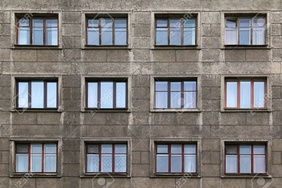
#> input picture SIFT-RANSAC/images/window1.jpg, 282 x 188 px, shrunk from 1300 x 866 before the run
$ python case_study2.py
#> lines starting #> are read from the running program, lines starting #| are printed output that depends on the picture
import cv2
import numpy as np
import matplotlib.pyplot as plt

# --------------------------------------------------
# 1. Load images
# --------------------------------------------------
# Test cases:
# Case A: Same object, different view (watch1 vs watch2)
# Resources: watch1.jpg, watch2.jpg
# Case B: Repetitive pattern (glasses vs glasses_rotated or same)
# Resources: glasses.jpg
# Case C: Different objects (watch vs glasses)

img1_path = "./images/window1.jpg"
img2_path = "./images/window2.jpg"

img1 = cv2.imread(img1_path, cv2.IMREAD_GRAYSCALE)
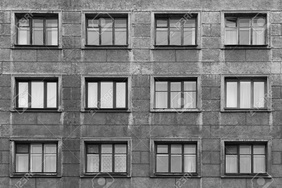
#> img1: shape (188, 282); min 0, max 243, mean 122.6
img2 = cv2.imread(img2_path, cv2.IMREAD_GRAYSCALE)
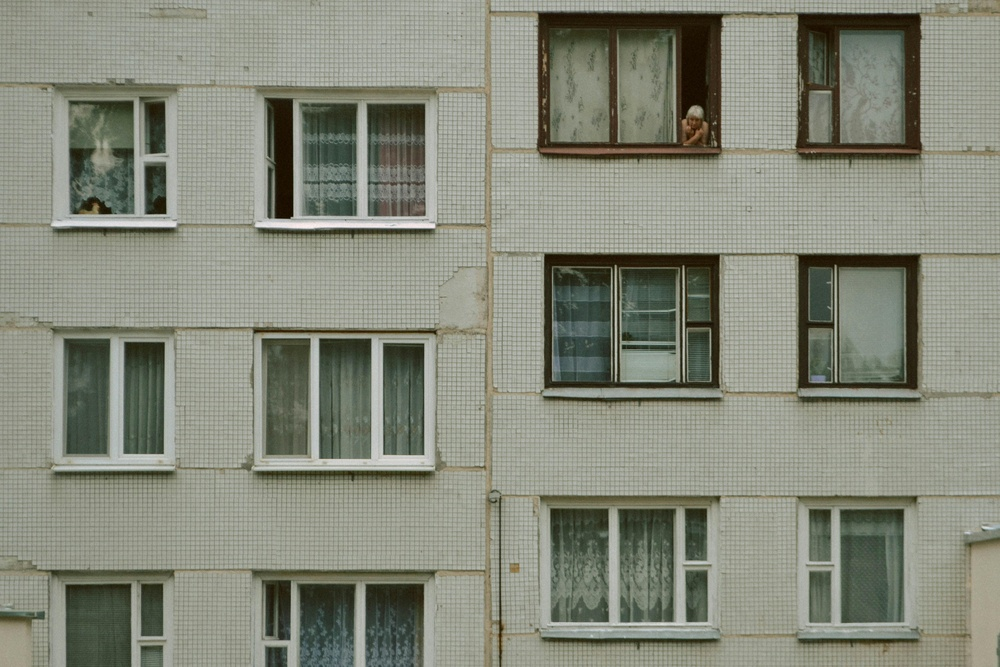
#> input picture SIFT-RANSAC/images/window2.jpg, 1000 x 667 px, shrunk from 4608 x 3072 before the run
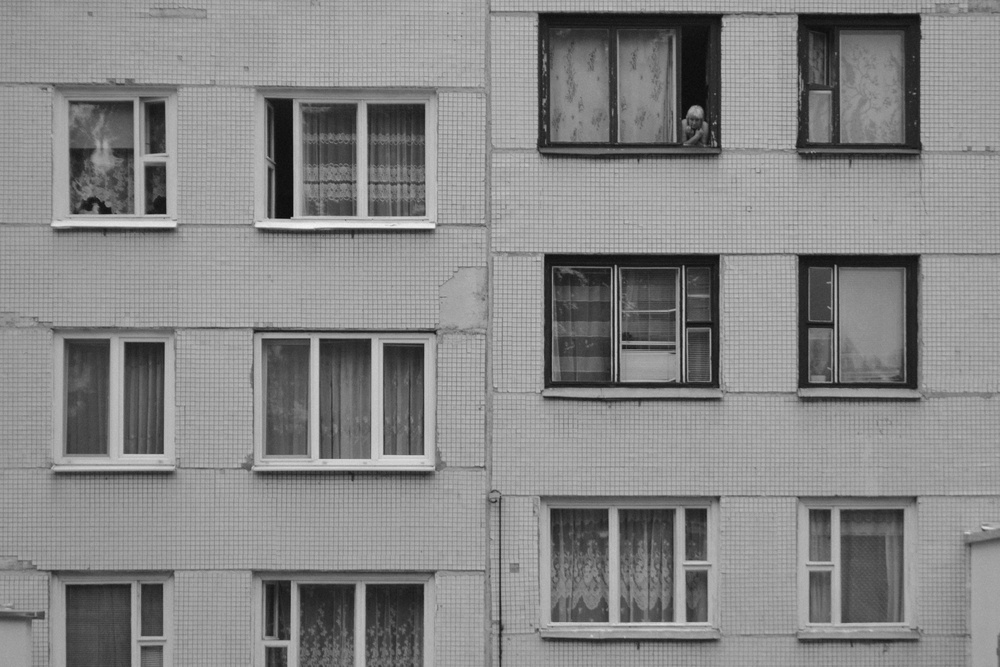
#> img2: shape (667, 1000); min 10, max 243, mean 134.1

assert img1 is not None and img2 is not None, "Verify image paths!"

# Part 1: AUTOMATED SENSITIVITY TEST
print("\n--- PARAMETER SENSITIVITY REPORT ---")

# Test 1: adjust contrast threshold (default 0.04)
contrasts = [0.01, 0.04, 0.10]
for c in contrasts:
    s = cv2.SIFT_create(contrastThreshold=c)
    k = s.detect(img1, None)
    print(f"Contrast {c}: {len(k)} keypoints detected.")
#> this loop made 3 passes
#| Contrast 0.01: 651 keypoints detected.
#| Contrast 0.04: 484 keypoints detected.
#| Contrast 0.1: 257 keypoints detected.

# Test 2: adjust edge threshold (default 10)
edges = [5, 10, 20]
for e in edges:
    s = cv2.SIFT_create(edgeThreshold=e)
    k = s.detect(img1, None)
    print(f"EdgeThresh {e}: {len(k)} keypoints detected.")

# Test 3: adjust sigma (default 1.6)
sigmas = [1.0, 1.6, 3.0]
for sig in sigmas:
    s = cv2.SIFT_create(sigma=sig)
    k = s.detect(img1, None)
    print(f"Sigma {sig}: {len(k)} keypoints detected.")
print("------------------------------------\n")

# SIFT configuration
sift = cv2.SIFT_create(
    contrastThreshold=0.04,
    edgeThreshold=10,
    sigma=1.6
)

kp1, des1 = sift.detectAndCompute(img1, None)
#> kp1 = 484 keypoints; strongest (x, y, size): (55, 80, 4.2), (23, 103, 6.1), (23, 86, 5.4), (125, 80, 4.2)
kp2, des2 = sift.detectAndCompute(img2, None)
#> kp2 = 8770 keypoints; strongest (x, y, size): (283, 208, 14), (157, 206, 13.1), (696, 111, 8), (836, 381, 1.9)

print(f"Keypoints in Image 1: {len(kp1)}")
#| Keypoints in Image 1: 484
print(f"Keypoints in Image 2: {len(kp2)}")
#| Keypoints in Image 2: 8770

# Matcher setup
# SIFT descriptors are L2-norm based.
bf = cv2.BFMatcher(cv2.NORM_L2)


# Part 2: NAÏVE MATCHING (k=1)
naive_matches = bf.match(des1, des2)
#> naive_matches = 484 matches
naive_matches = sorted(naive_matches, key=lambda x: x.distance)

img_naive = cv2.drawMatches(img1, kp1, img2, kp2, naive_matches[:50], None,
                           flags=cv2.DrawMatchesFlags_NOT_DRAW_SINGLE_POINTS)
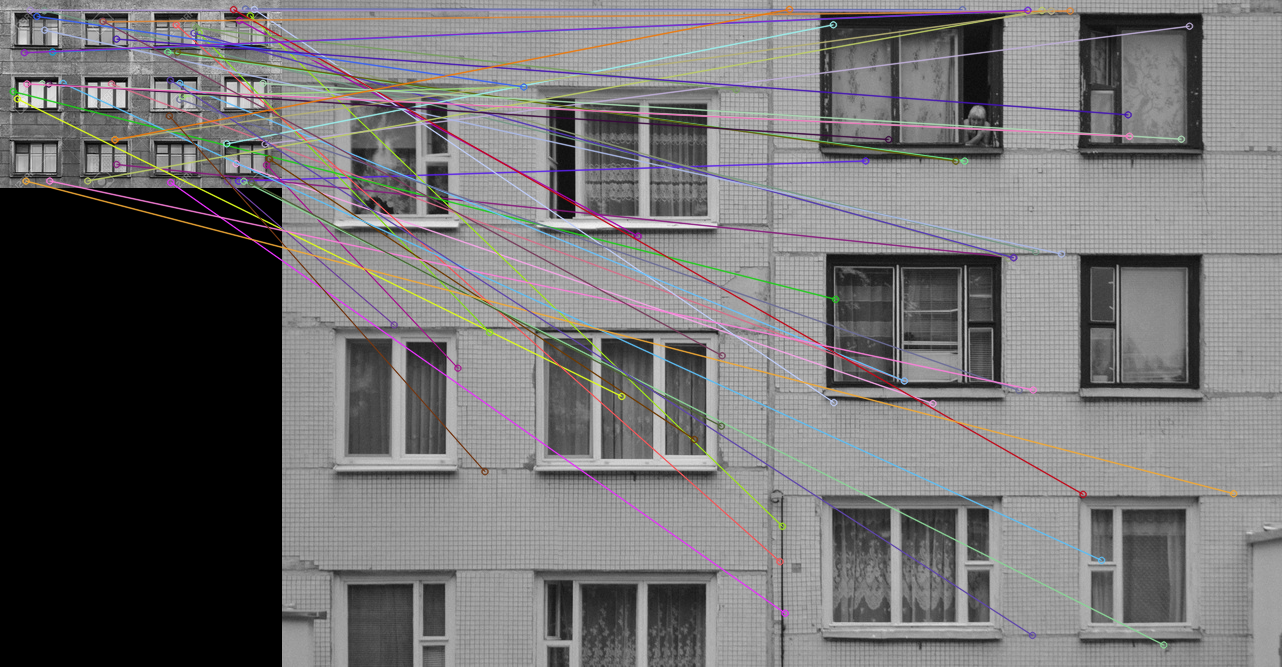
#> img_naive: shape (667, 1282, 3); mean of channels 0, 1, 2 112.8, 112, 113.4; drawn as B, G, R
# ==================================================
# NEW REPORT: NAÏVE MATCHING ANALYSIS
# ==================================================
print("\n--- NAÏVE MATCHING ANALYSIS REPORT ---")

# 1. Number of matches
print(f"• Number of matches found: {len(naive_matches)}")
#| • Number of matches found: 484

# 2. Visual Coherence
# We calculate the average distance of the matches to give a numeric hint about coherence (lower distance = generally more similar features).
avg_dist = np.mean([m.distance for m in naive_matches])
#> avg_dist = 279.7
print(f"• Visual Coherence Metric (Avg Distance): {avg_dist:.2f}")
#| • Visual Coherence Metric (Avg Distance): 279.69

# 3. Presence of clearly incorrect correspondences
print("• Presence of clearly incorrect correspondences:")
print(f"  - Best Match Distance: {naive_matches[0].distance:.2f}")
#|   - Best Match Distance: 69.11
print(f"  - Worst Match Distance: {naive_matches[-1].distance:.2f}")
#|   - Worst Match Distance: 396.15
print("------------------------------------------\n")


# 5. TASK 2: LOWE'S RATIO TEST (k=2)

# We find the 2 nearest neighbors for each descriptor
raw_matches = bf.knnMatch(des1, des2, k=2)
#> raw_matches = 484 matches

def apply_ratio_test(matches, ratio_threshold):
    good_matches = []
    for m, n in matches:
        # m is the closest, n is the second closest
        if m.distance < ratio_threshold * n.distance:
            good_matches.append(m)
    return good_matches

# Testing different ratios as per instructions
ratio_values = [0.6, 0.75, 0.9]
ratio_results = {}

for r in ratio_values:
    good = apply_ratio_test(raw_matches, r)
    ratio_results[r] = good
    print(f"Ratio {r}: {len(good)} matches retained.")
#> this loop made 3 passes
#> good on passes 2 to 3: 3 matches, 69 matches
#| Ratio 0.6: 0 matches retained.
#| Ratio 0.75: 3 matches retained.
#| Ratio 0.9: 69 matches retained.
#> after the loop, ratio_results = 3 items

# Visualize the standard 0.75 ratio
img_ratio = cv2.drawMatches(img1, kp1, img2, kp2, ratio_results[0.75][:50], None,
                            flags=cv2.DrawMatchesFlags_NOT_DRAW_SINGLE_POINTS)
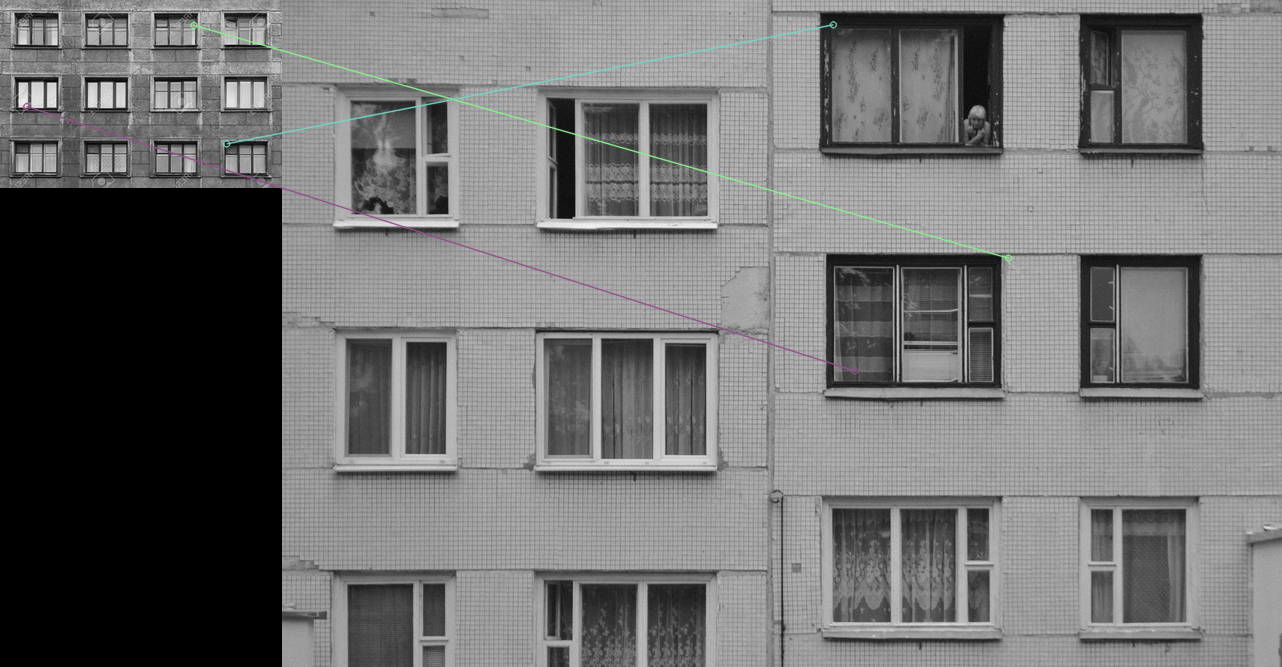
#> img_ratio: shape (667, 1282, 3); mean of channels 0, 1, 2 112.2, 112.3, 112.2; drawn as B, G, R

# 6. VISUALIZATION
plt.figure(figsize=(20, 10))

plt.subplot(2, 1, 1)
plt.imshow(img_naive)
plt.title(f"Naïve Matching (k=1) - Top 50 matches")
plt.axis('off')

plt.subplot(2, 1, 2)
plt.imshow(img_ratio)
plt.title(f"Lowe's Ratio Test (Ratio=0.75) - Top 50 matches")
plt.axis('off')

plt.tight_layout()
plt.show()
